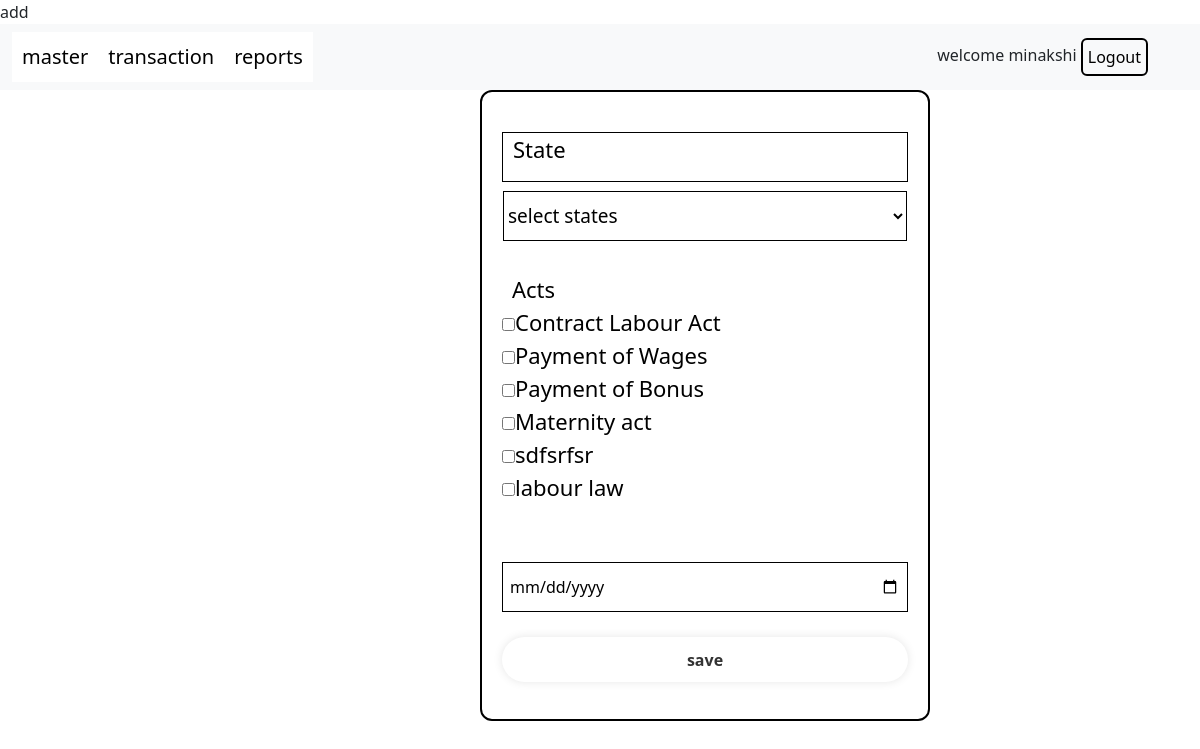
The app's page /mapacts.php (signed in) with its own data.
### tables this page shows
CREATE TABLE IF NOT EXISTS `menu` (
  `id` int(11) NOT NULL AUTO_INCREMENT,
  `menu_name` varchar(255) NOT NULL,
  `menu_action` varchar(255) DEFAULT NULL,
  `parent_id` int(11) DEFAULT NULL,
  PRIMARY KEY (`id`)
);

CREATE TABLE IF NOT EXISTS `acts` (
  `act_id` int(5) NOT NULL AUTO_INCREMENT,
  `act_name` varchar(100) NOT NULL,
  PRIMARY KEY (`act_id`)
);

### mapacts.php (the view, shortened to what this page needs)
<?php
   $state=$_REQUEST['state'];
?>
<!DOCTYPE html>
<html lang="en">
<head>
</head>
<body>
<?php
include 'navbar.php';
?>
 <div class="wrapper">
	<form  name="frm_studs" method="POST">
	 <div class="input-box">
    <label>State</label><br>
	<select name="state" class="input-box b1" value= "<?php echo $state; ?>">
	<option  value="">select states</option>
	</select></div><br><br>
	<label> Acts </label><br>
    <?php
	include 'nav_config.php';
    $sql="SELECT * FROM acts";
	$result=mysqli_query($conn,$sql);
	while($res = mysqli_fetch_array($result)){
		echo '<input type="checkbox" name="acts[]" value="'.$res["act_id"].'">'.$res["act_name"].'<br>';
	}
	?>
	<br>
   <div class="input-box">
	<input type="date" name="date" max="<?php  echo date('Y-m-d');?>"></div>
	<button type="submit" class="btn" name="submit" onclick="return sa()">save</button>
	</form>
	</div>
</body>
</html>

### navbar.php (shortened to what this page needs)
<!DOCTYPE html>
<html lang="en">
<head>
    <link rel="stylesheet" href="https://cdn.jsdelivr.net/npm/bootstrap@5.2.3/dist/css/bootstrap.min.css">
</head>
<body>
     <nav class="navbar navbar-expand-lg  bg-light">
        <div class="container-fluid">
            <div class="collapse navbar-collapse" id="navbarSupportedContent">
                <ul class="navbar-nav me-auto mb-2 mb-lg-0">
                    <?php
					include 'nav_config.php';
                    function getMenuItems($parent_id = 0)
                    {
                        global $conn;
                        $menuItems = [];
                        $sql = "SELECT * FROM menu WHERE parent_id = $parent_id";
                        $result = mysqli_query($conn, $sql);
                        while ($row = mysqli_fetch_assoc($result)) {
                            $row['children'] = getMenuItems($row['id']);
                            $menuItems[] = $row;
                        }
                        return $menuItems;
                    }
                    function generateMenu($items)
                    {
                        echo '<ul class="navbar-nav">';
                        foreach ($items as $item) {
                            echo '<li class="nav-item">';
                            echo '<a href="' . $item['menu_action'] . '">' . $item['menu_name'] . '</a>';
                            if (!empty($item['children'])) {
                                generateMenu($item['children']);
                            }
                            echo '</li>';
                        }
                        echo '</ul>';
                    }
                    $menuItems = getMenuItems();
                    generateMenu($menuItems);
                    ?>
                </ul>
            </div>
			<div class="welcome-msg"> <?php echo "welcome" . "  " . $_SESSION['username']; ?>
    <button class=" btn btn-light add" onclick="confirmLogout()"> Logout </button></div>
        </div>
    </nav>
</body>
</html>

### mapacts.php (style rules this page uses)
body { justify-content: center; align-items: center; min-height: 10vh; background: url("nav/bg22.jpeg ") no-repeat; background-size: cover; background-position: center; }
.wrapper { width: 450px; background: transparent; border: 2px solid black; backdrop-filter: blur(15px); color: black; font-size:22px; border-radius: 12px; padding: 15px 20px; margin-left:480px; margin-top:0; }
.wrapper .input-box { position: relative; width: 100%; border:1px solid black; height: 50px; margin: 25px 0; }
.input-box input { width: 100%; height: 100%; background: transparent; border: none; outline: none; border: 2px solid rgba(255, 255, 255, .2); border-radius: 40px; font-size: 16px; color: black; padding: 20px 45px 20px 20px; }
.input-box input::placeholder { color: black; padding:5px; font-size:20px; border-radius:5px; }
label { margin-left:10px; }
.wrapper .btn { width: 100%; height: 45px; background-color:#fff; border: none; outline: none; border-radius: 40px; box-shadow: 0 0 10px rgba(0, 0, 0, .1); cursor: pointer; font-size: 16px; color: #333; font-weight: 600; }
.b1 { background-color:transparent; color:black; font-size:19px; }
.input-box select { color:black; background-color:transparent; }
.input-box option { color:black; }
.input-box input { color:black; padding:10px 5px ; }

### navbar.php (style rules this page uses)
.navbar-nav { display: flex; align-items: center; list-style: none; margin: 0; padding: 0; background: white; }
.nav-item a { color:black; }
.navbar-nav li { position: relative; }
.navbar-nav li a { text-decoration: none; padding: 10px; color:black; font-size:20px; display: block; }
.add { margin-right:40px; color: black; padding: 5px; border: 2px solid black; }

### records on screen
menu: menu_name "master"
menu: menu_name "transaction"
menu: menu_name "reports"
acts: act_name "Contract Labour Act"
acts: act_name "Payment of Wages"
acts: act_name "Payment of Bonus"
acts: act_name "Maternity act"
acts: act_name "sdfsrfsr"
acts: act_name "labour law"

### other values on screen
$_SESSION['username'] "minakshi"
